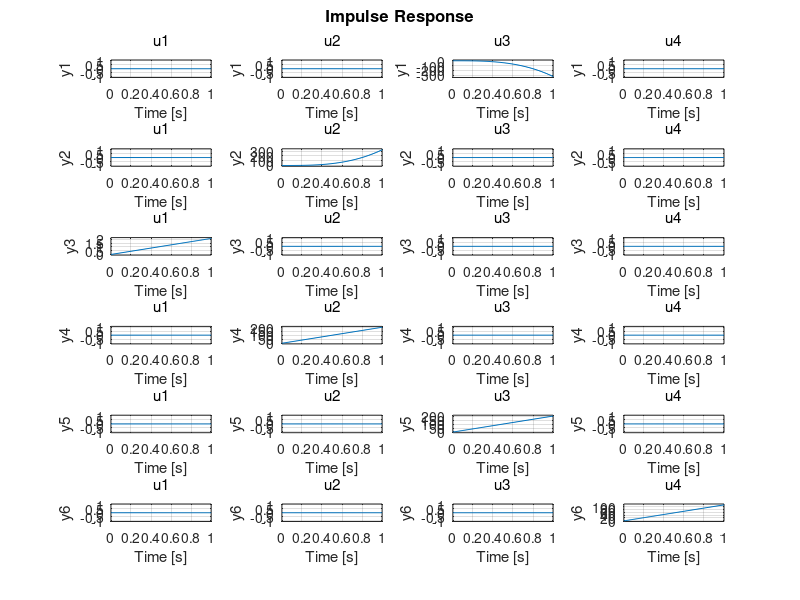

Write the MATLAB code that produced this figure. (Note: this script raises an error after producing the figure.)
% Clear workspace
clear all; close all; clc;

% Parameters source: https://sal.aalto.fi/publications/pdf-files/eluu11_public.pdf
g = 9.81;   m = 0.468;  Ix = 4.856*10^-3;
Iy = 4.856*10^-3;   Iz = 8.801*10^-3;

% States:
% X1: x                         X4: x'
% X2: y                         X5: y'
% X3: z                         X6: z'
% X7: Pitch angle (x-axis)      X10: Pitch rate (x-axis)
% X8: Roll angle (y-axis)       X11: Roll rate (y-axis)
% X9: Yaw angle (z-axis)        X12: Yaw rate (z-axis)

% Inputs:                                   Outputs:
% U1: Total Upward Force (along z-axis)     Y1: Position along x axis
% U2: Pitch Torque (about x-axis)           Y2: Position along y axis
% U3: Roll Torque (about y-axis)            Y3: Position along z axis
% U4: Yaw Torque (about z-axis)             Y4: Pitch (about x-axis)
%                                           Y5: Roll (about y-axis)
%                                           Y6: Yaw (about z-axis)

% State Space Source: https://arxiv.org/ftp/arxiv/papers/1908/1908.07401.pdf
% X' = Ax + Bu
% Y = Cx

nStates = 12;
nInputs = 4;
nOutputs = 6;

A = [0  0  0  1  0  0  0  0  0  0  0  0;
     0  0  0  0  1  0  0  0  0  0  0  0;
     0  0  0  0  0  1  0  0  0  0  0  0;
     0  0  0  0  0  0  0  -g 0  0  0  0;
     0  0  0  0  0  0  g  0  0  0  0  0;
     0  0  0  0  0  0  0  0  0  0  0  0;
     0  0  0  0  0  0  0  0  0  1  0  0;
     0  0  0  0  0  0  0  0  0  0  1  0;
     0  0  0  0  0  0  0  0  0  0  0  1;
     0  0  0  0  0  0  0  0  0  0  0  0;
     0  0  0  0  0  0  0  0  0  0  0  0;
     0  0  0  0  0  0  0  0  0  0  0  0];

% Note: In paper, 1/m is in wrong spot
B = [0      0       0       0;
     0      0       0       0;
     0      0       0       0;
     0      0       0       0;
     0      0       0       0;
     1/m    0       0       0;
     0      0       0       0;
     0      0       0       0;
     0      0       0       0;
     0      1/Ix    0       0;
     0      0       1/Iy    0;
     0      0       0       1/Iz];

C = [1 0 0 0 0 0 0 0 0 0 0 0;
     0 1 0 0 0 0 0 0 0 0 0 0;
     0 0 1 0 0 0 0 0 0 0 0 0;
     0 0 0 0 0 0 1 0 0 0 0 0;
     0 0 0 0 0 0 0 1 0 0 0 0;
     0 0 0 0 0 0 0 0 1 0 0 0];

D = zeros(6,4);

continuous = ss(A, B, C, D);
T_s = 0.01;
discrete = c2d(continuous, T_s);

%Check if this works
impulse(discrete, 0:T_s:1);

%We should see that U1 gets us only translation in z, U2 couples Y2 and Y4,
%U3 couples Y1 and Y5, and U4 gets us Y6

%% Define goals
%Goal 1: settle at 1m height <2s
x_0_up = [0, 0, -1, ...
       0, 0, 0, ...
       0, 0, 0, ...
       0, 0, 0]'; %Redefine origin! 

%Goal 2: Stabilize from a 10-degree roll and pitch with <3deg overshoot
x_0_pitch = [0, 0, 0, ...
       0, 0, 0, ...
       10, 0, 0, ...
       0, 0, 0]'; %Pitch of 10 degrees

x_0_roll = [0, 0, 0, ...
       0, 0, 0, ...
       0, 10, 0, ...
       0, 0, 0]'; %Roll of 10 degrees
   
%Goal 3: Move from position (0,0,0) to within 5 cm of (1,1,1) within 5 seconds.
x_0_trans = [-1, -1, -1, ...
       0, 0, 0, ...
       0, 0, 0, ...
       0, 0, 0]'; %Redefine origin! 
   
%Define Q and R for the cost function. Begin with nominal ones for all.
Q = diag([1000, 1000, 1000, ... % x, y, z
          1, 1, 100, ... % x', y', z'
          200, 200, 1, ... % roll, pitch, yaw
          1, 1, 1]);   % roll', pitch', yaw'

R = diag([10, 20, 20, 1]); % upward force, pitch torque, roll torque, yaw torque
%% Finite-Time Horizon LQR for Goal 1

%Calculate number of timesteps.
tSpan = 0:T_s:2;
nSteps = length(tSpan);

%Determine gains
[K, P] = LQR_LTI(discrete.A, discrete.B, Q, R, nSteps);

%Propagate
[ulqr, xlqr] = propagate(nInputs, nStates, nSteps, x_0_up, K, discrete.A, discrete.B);
%States are relative to origin, so we need to add the reference to the
%state to get global coordinates
xlqr(3,:) = xlqr(3,:) + 1;
%Plot
plot_states(xlqr, tSpan);
zd = diff(xlqr(6,:))./T_s

%% Finite-Time Horizon LQR for Goal 2

%Calculate number of timesteps.
tSpan = 0:T_s:2;
nSteps = length(tSpan);

%Determine gains
[K, P] = LQR_LTI(discrete.A, discrete.B, Q, R, nSteps);


%Pitch Goal
%Propagate
[ulqr, xlqr] = propagate(nInputs, nStates, nSteps, x_0_pitch, K, discrete.A, discrete.B);

%Plot
plot_states(xlqr, tSpan);
yd = diff(xlqr(5,:))./T_s
pd = diff(xlqr(7,:))./T_s
%Propagate
[ulqr, xlqr] = propagate(nInputs, nStates, nSteps, x_0_roll, K, discrete.A, discrete.B);

%Plot
plot_states(xlqr, tSpan);
xd = diff(xlqr(4,:))./T_s
rd = diff(xlqr(8,:))./T_s

%% Finite-Time Horizon For Goal 3

%Calculate number of timesteps.
tSpan = 0:T_s:5;
nSteps = length(tSpan);

%Determine gains
[K, P] = LQR_LTI(discrete.A, discrete.B, Q, R, nSteps);

%Pitch Goal
%Propagate
[ulqr, xlqr] = propagate(nInputs, nStates, nSteps, x_0_trans, K, discrete.A, discrete.B);
xlqr(1:3,:) = xlqr(1:3,:) + 1;

%Plot
plot_states(xlqr, tSpan);

%% Helper Functions

function [K, P] = LQR_LTI(A, B, Q, R, nSteps)
    %Set P up
    P = zeros(size(Q, 1), size(Q, 2), nSteps);
    %Initial value of P
    P(:, :, nSteps) = 1/2 * Q;
    %Set K up, initial K is 0, so this is fine.
    K = zeros(length(R), length(Q), nSteps);
        
    for i = nSteps-1:-1:1
        P_ = P(:,:, i+1);
        
        K(:, :, i) = ( 1/2 * R + B' * P_ * B )^(-1) * B' * P_ * A;
        P(:, :, i) = A' * P_ * ( A - B * K(:, :, i) ) + Q * 1/2;
    end
end

function [ulqr, xlqr] = propagate(nInputs, nStates, nSteps, x_0, K, A, B)
    %Set up for propagation
    ulqr = zeros(nInputs, nSteps);
    xlqr = zeros(nStates, nSteps);
    xlqr(:, 1) = x_0; 

    for i = 1:(nSteps -  1)
        ulqr(:,i) = K(:,:,i) * xlqr(:,i);
        xlqr(:,i+1) = (A*xlqr(:, i) - B*ulqr(:, i));
    end
end

function plot_states(xlqr, tSpan)
    figure();
    subplot(1, 2, 1);
    plot(tSpan, xlqr(1, :), '-r', 'LineWidth', 2);
    hold on;
    plot(tSpan, xlqr(2, :), '-g');
    plot(tSpan, xlqr(3, :), '-b');
    plot(tSpan, xlqr(4, :), '--r', 'LineWidth', 2);
    plot(tSpan, xlqr(5, :), '--g');
    plot(tSpan, xlqr(6, :), '--b');
    legend('x', 'y', 'z', 'x`', 'y`', 'z`');
    title("Translations(-) and Velocities (--)");
    xlabel("Time(s)");
    ylabel("Displacement (m)");

    subplot(1, 2, 2);
    plot(tSpan, xlqr(7, :), '-r');
    hold on;
    plot(tSpan, xlqr(8, :), '-g');
    plot(tSpan, xlqr(9, :), '-b');
    plot(tSpan, xlqr(10, :), '--r');
    plot(tSpan, xlqr(11, :), '--g');
    plot(tSpan, xlqr(12, :), '--b');
    legend('Pitch (about x)', 'Roll (about y)', 'Yaw (about z)', 'Pitch Rate', 'Roll Rate', 'Yaw Rate');
    title("Angular Displacements(-) and Velocities(--)");
    xlabel("Time(s)");
    ylabel("Displacement (deg)");
end